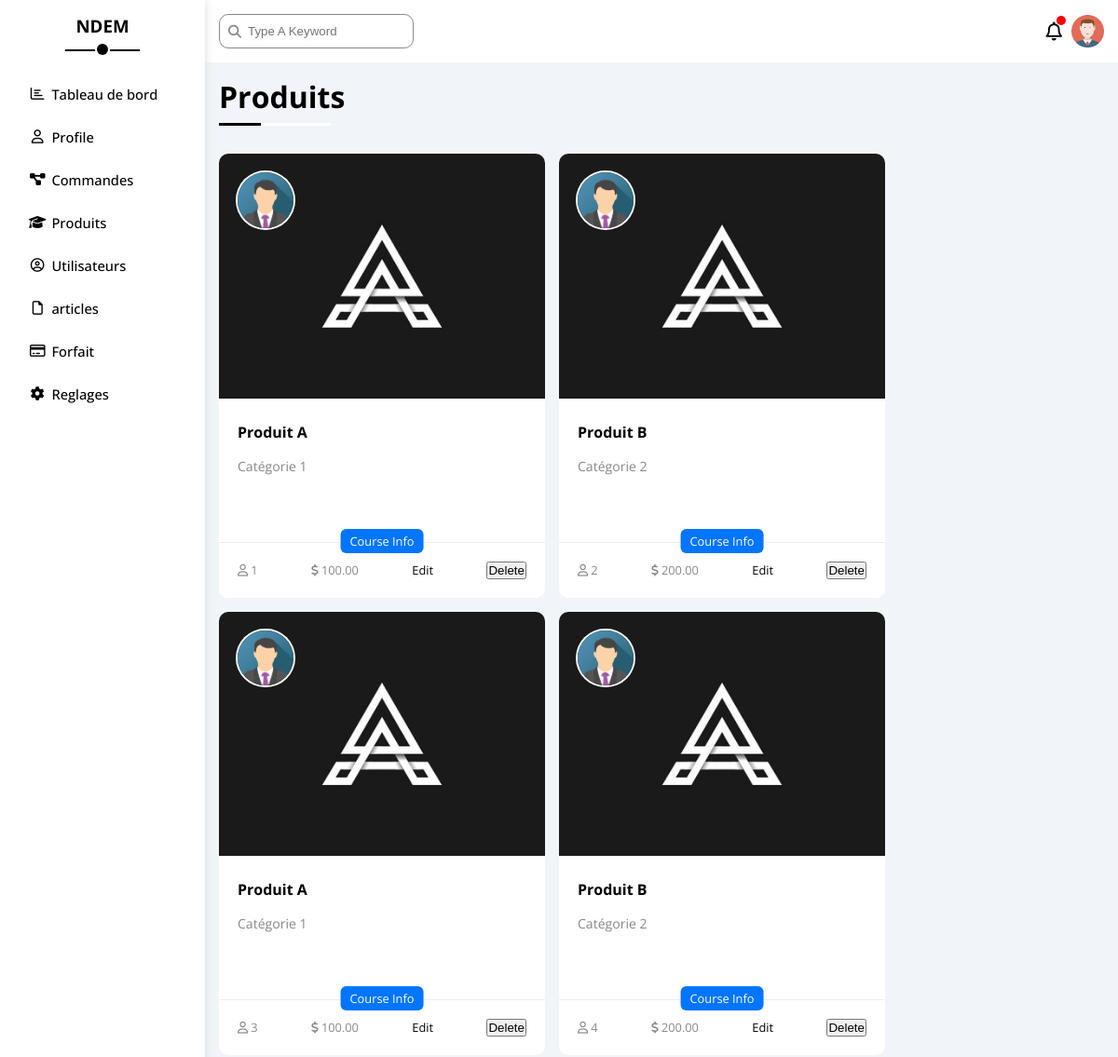
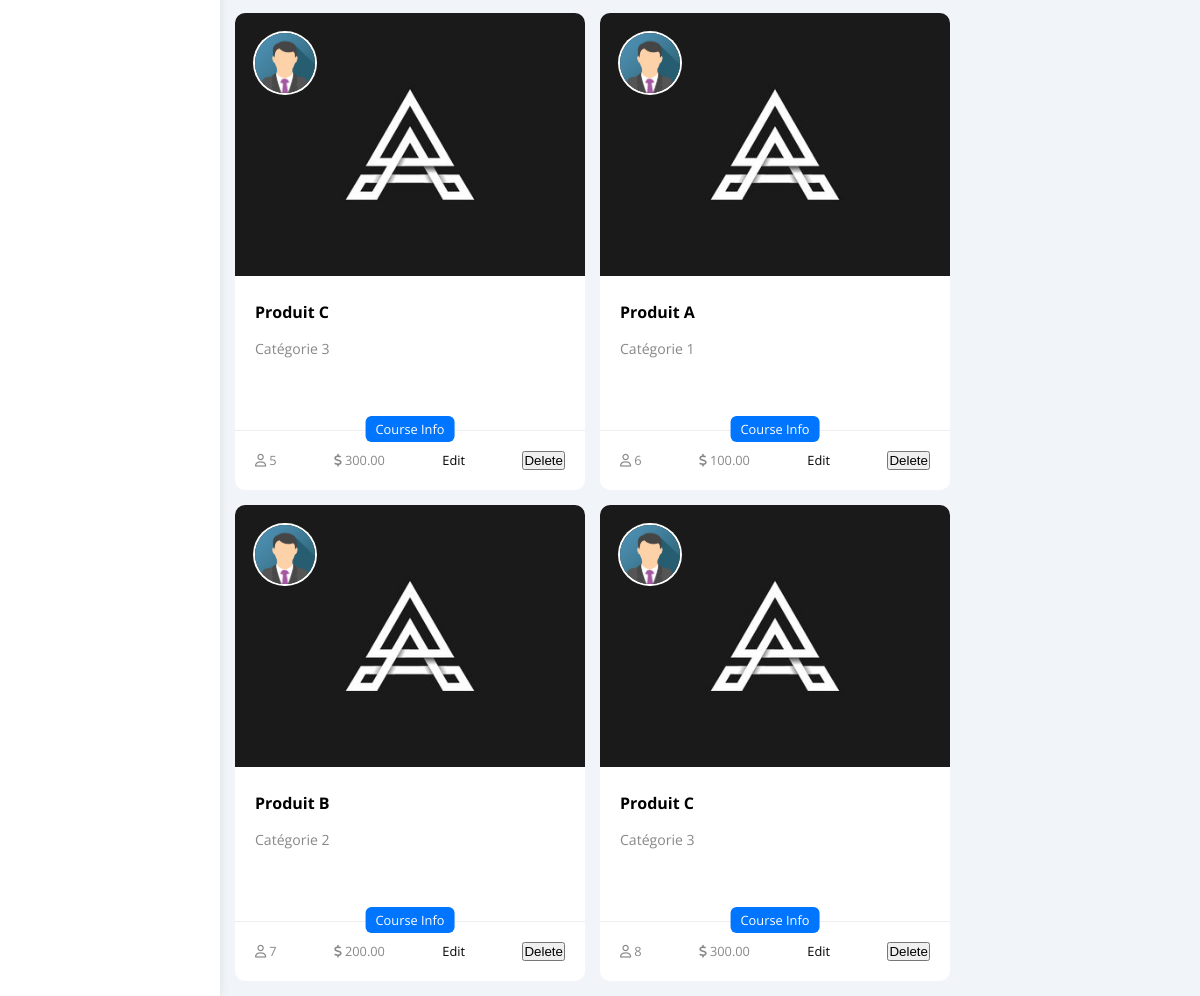
Screenshot of /pages/Courses.php (signed in) with the database file from the repository (2 pictures, top to bottom).
### tables this page shows
CREATE TABLE `produits` (
  `id_produit` int(11) NOT NULL,
  `nom` varchar(100) NOT NULL,
  `categorie` varchar(100) DEFAULT NULL,
  `cout` decimal(10,2) DEFAULT NULL
);

### pages/Courses.php (the view, shortened to what this page needs)
<?php
include 'conn/db_connect2.php';
function getProducts($mysqli) {
    $query = 'SELECT * FROM produits';
    $result = $mysqli->query($query);
    return $result->fetch_all(MYSQLI_ASSOC);
}
$products = getProducts($mysqli);
?>
<!DOCTYPE html>
<html lang="en">
<head>
    <link rel="stylesheet" href="../css/all.min.css" />
    <link rel="stylesheet" href="../css/style.css" />
</head>
<body>
    <?php include_once('./menu.php'); ?>
    <main>
        <div class="header">
            <div class="search">
                <input type="search" placeholder="Type A Keyword" />
            </div>
            <div class="profile">
                <span class="bell"><i class="fa-regular fa-bell fa-lg"></i></span>
                <img src="../images/avatar.png" alt="No Image" />
            </div>
        </div>
        <div class="main-content">
            <div class="title">
                <h1>Produits</h1>
            </div>
            <div class="courses-boxes">
                <?php if (!empty($products)): ?>
                    <?php foreach ($products as $product): ?>
                        <div class="courses-box">
                            <div class="card-image">
                                <img src="../images/team-01.png" alt="" />
                                <img src="../images/course-01.jpg" alt="" />
                            </div>
                            <div class="courses-card-body">
                                <h4><?php echo htmlspecialchars($product['nom']); ?></h4>
                                <p><?php echo htmlspecialchars($product['categorie']); ?></p>
                                <span>Course Info</span>
                            </div>
                            <div class="courses-card-footer">
                                <span><i class="fa-regular fa-user"></i><?php echo htmlspecialchars($product['id_produit']); ?></span>
                                <span><i class="fa-solid fa-dollar-sign"></i><?php echo htmlspecialchars($product['cout']); ?></span>
                                <a href="?edit=<?php echo htmlspecialchars($product['id_produit']); ?>" class="btn btn-edit">Edit</a>
                                <form method="POST" action="" style="display: inline;">
                                    <button type="submit" name="delete" class="btn btn-delete" onclick="return confirm('Are you sure you want to delete this product?');">Delete</button>
                                </form>
                            </div>
                        </div>
                    <?php endforeach; ?>
                <?php else: ?>
                    <p>Aucun produit trouvé.</p>
                <?php endif; ?>
            </div>
        </div>
    </main>
</body>
</html>

### pages/menu.php (shortened to what this page needs)
<div class="page-content index-page">
  <div class="sidebar">
    <div class="brand">
      <h3 class="brand-name"><?php echo $_SESSION['nomuser']; ?></h3>
    </div>
    <ul>
      <li>
        <a href="../acceuil.php" class="sidebar-link">
          <i class="fa-regular fa-chart-bar fa-fw"></i>
          <span>Tableau de bord</span>
        </a>
      </li>
      <li>
        <a href="Profile.php" class="sidebar-link">
          <i class="fa-regular fa-user fa-fw"></i><span>Profile</span>
        </a>
      </li>
      <li>
        <a href="Projects.php" class="sidebar-link">
          <i class="fa-solid fa-diagram-project fa-fw"></i
          ><span>Commandes</span>
        </a>
      </li>
      <li>
        <a href="Courses.php" class="sidebar-link">
          <i class="fa-solid fa-graduation-cap fa-fw"></i
          ><span>Produits</span>
        </a>
      </li>
      <li>
        <a href="Friends.php" class="sidebar-link">
          <i class="fa-regular fa-circle-user fa-fw"></i
          ><span>Utilisateurs</span>
        </a>
      </li>
      <li>
        <a href="Files.php" class="sidebar-link">
          <i class="fa-regular fa-file fa-fw"></i> <span>articles</span>
        </a>
      </li>
      <li>
        <a href="Plans.php" class="sidebar-link">
          <i class="fa-regular fa-credit-card fa-fw"></i><span>Forfait</span>
        </a>
      </li>
      <li>
        <a href="settings.php" class="sidebar-link">
          <i class="fa-solid fa-gear fa-fw"></i>
          <span>Reglages</span>
        </a>
      </li>
    </ul>
  </div>

### rows the page displays
produits: nom "Produit A", categorie "Catégorie 1", id_produit "1", cout "100.00"
produits: nom "Produit B", categorie "Catégorie 2", id_produit "2", cout "200.00"
produits: nom "Produit A", categorie "Catégorie 1", id_produit "3", cout "100.00"
produits: nom "Produit B", categorie "Catégorie 2", id_produit "4", cout "200.00"
produits: nom "Produit C", categorie "Catégorie 3", id_produit "5", cout "300.00"
produits: nom "Produit A", categorie "Catégorie 1", id_produit "6", cout "100.00"
produits: nom "Produit B", categorie "Catégorie 2", id_produit "7", cout "200.00"
produits: nom "Produit C", categorie "Catégorie 3", id_produit "8", cout "300.00"

### other values shown
$_SESSION['nomuser'] "NDEM"
